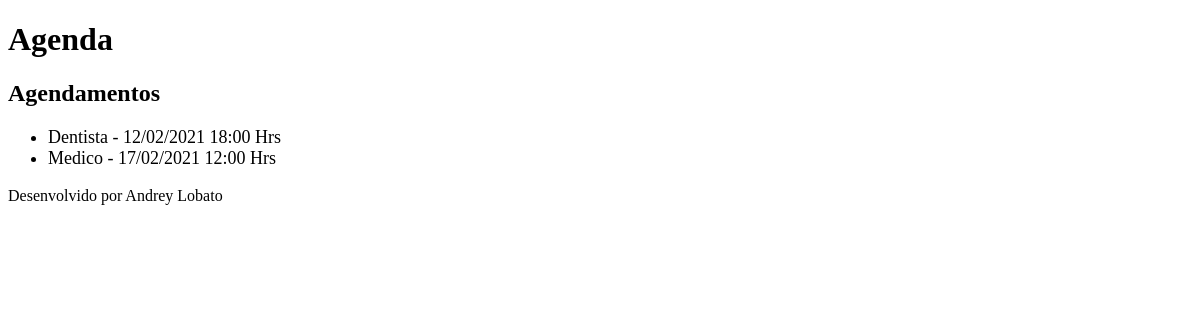
/agenda/, run on an earlier commit of the app's database.
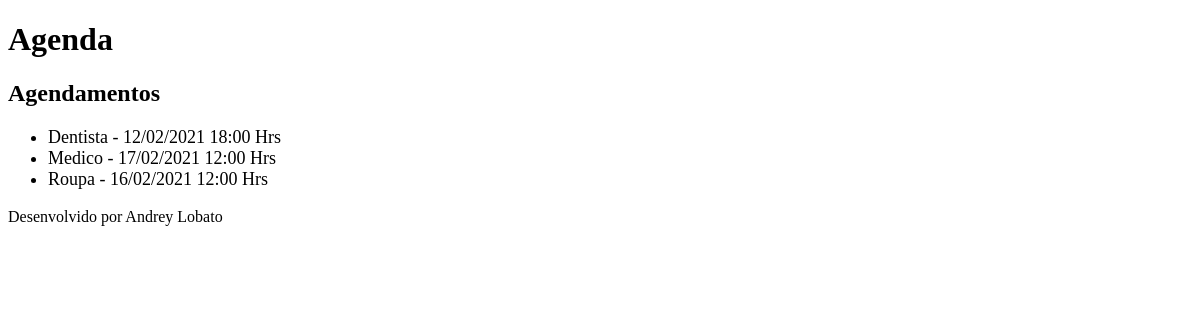
And on a later commit of the database.
### core/models.py (models this page shows, shortened)
class Eventos(models.Model):
    titulo = models.CharField(max_length=100)
    descricao = models.TextField(blank=True, null=True)
    data_evento = models.DateTimeField(verbose_name='Data do Evento')
    data_criacao= models.DateTimeField(auto_now=True)
    usuario = models.ForeignKey(User, on_delete=models.CASCADE)
    class Meta:
        db_table = 'evento'
    def get_data_evento(self):
        return self.data_evento.strftime('%d/%m/%Y %H:%M Hrs')

### core/views.py (the view)
# urls.py: path('agenda/', views.lista_eventos),
def lista_eventos(request):
    evento = Eventos.objects.all()
    dados = {'eventos': evento}
    return render(request, 'agenda.html', dados)

### templates/agenda.html
{% extends "model-page.html" %}
{% block content %}
    <h2>Agendamentos</h2>
    <ul style="font-size: 18px">
        {% for evento in eventos %}
            <li>{{ evento.titulo }} - {{ evento.get_data_evento }}</li>
        {% endfor %}
    </ul>
{% endblock %}

What changed in the data, as far as the page shows it:
added Eventos: titulo "Roupa", get_data_evento "16/02/2021 12:00 Hrs"
